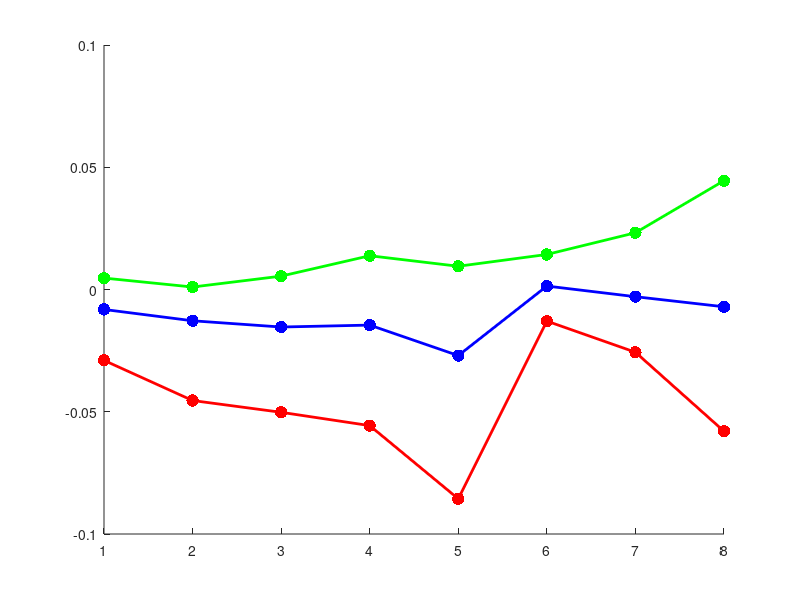

Write MATLAB code to recreate this figure. (Note: this script raises an error after producing the figure.)
%% TD154 data
mean1 = [-0.0081648, -0.012791, -0.015346, -0.014557, -0.027026, 0.0014098, -0.0029423, -0.007067];
max1  = [0.00468, 0.0010162, 0.0054669, 0.013812, 0.0095074, 0.014332, 0.023203, 0.044513];
min1  = [-0.028989, -0.045408, -0.050223, -0.055668, -0.085605, -0.012924, -0.025659, -0.057995];;

days = 1:length(mean1);

mean = mean1(:)'; 
max  = max1(:)'; 
min  = min1(:)'; 
days = days(:)';

figure; hold on;

% mean
scatter(days, mean, 80, 'b', 'filled');
h_mean = plot(days, mean, 'b-', 'LineWidth', 2);

% max
scatter(days, max, 80, 'g', 'filled');
h_max = plot(days, max, 'g-', 'LineWidth', 2);

% min
scatter(days, min, 80, 'r', 'filled');
h_min = plot(days, min, 'r-', 'LineWidth', 2);

h_reverse = xline(5.5,'k--','LineWidth',1.5);
h_trace = xline(7.5,'k-.','LineWidth',1.5);

xlabel('day');
ylabel('angular velocity');
legend([h_max, h_mean, h_min, h_reverse, h_trace], {'max', 'mean', 'min', 'reverse', 'trace'}, 'Location', 'southwest')
title('TD154 probe (0 to 1s)')
SetFigBoxDefaults;

%% TD156 data
mean2 = [-4.2452e-09, -0.0022693, -0.0014784, -0.0066969, -0.011882, -0.0064348, -0.0012733, -0.00054449, -0.0027113];
max2  = [5.6757e-07, 0.0070748, 0.017557, 0.017062, 0.0087232, 0.0086896, 0.0056006, 0.0085419, 0.008217];
min2  = [-7.0367e-07, -0.012734, -0.0134, -0.031151, -0.034393, -0.03194, -0.0075394, -0.0099478, -0.018919];

days = 1:length(mean2);

mean = mean2(:)'; 
max  = max2(:)'; 
min  = min2(:)'; 
days = days(:)';

figure; hold on;

scatter(days, mean, 80, 'b', 'filled');
h_mean = plot(days, mean, 'b-', 'LineWidth', 2);

scatter(days, max, 80, 'g', 'filled');
h_max = plot(days, max, 'g-', 'LineWidth', 2);

scatter(days, min, 80, 'r', 'filled');
h_min = plot(days, min, 'r-', 'LineWidth', 2);

h_reverse = xline(6.5,'k--','LineWidth',1.5);
h_trace = xline(7.5,'k-.','LineWidth',1.5);

xlabel('day');
ylabel('angular velocity');
legend([h_max, h_mean, h_min, h_reverse, h_trace], {'max', 'mean', 'min', 'reverse', 'trace'}, 'Location', 'southwest')
title('TD156 probe (0 to 1s)')
SetFigBoxDefaults;

%% --- Save figures --- 
doSave = 0;
if doSave
    saveas(figure(1), 'TD154_probes.png')
    saveas(figure(2), 'TD156_probes.png')
end
